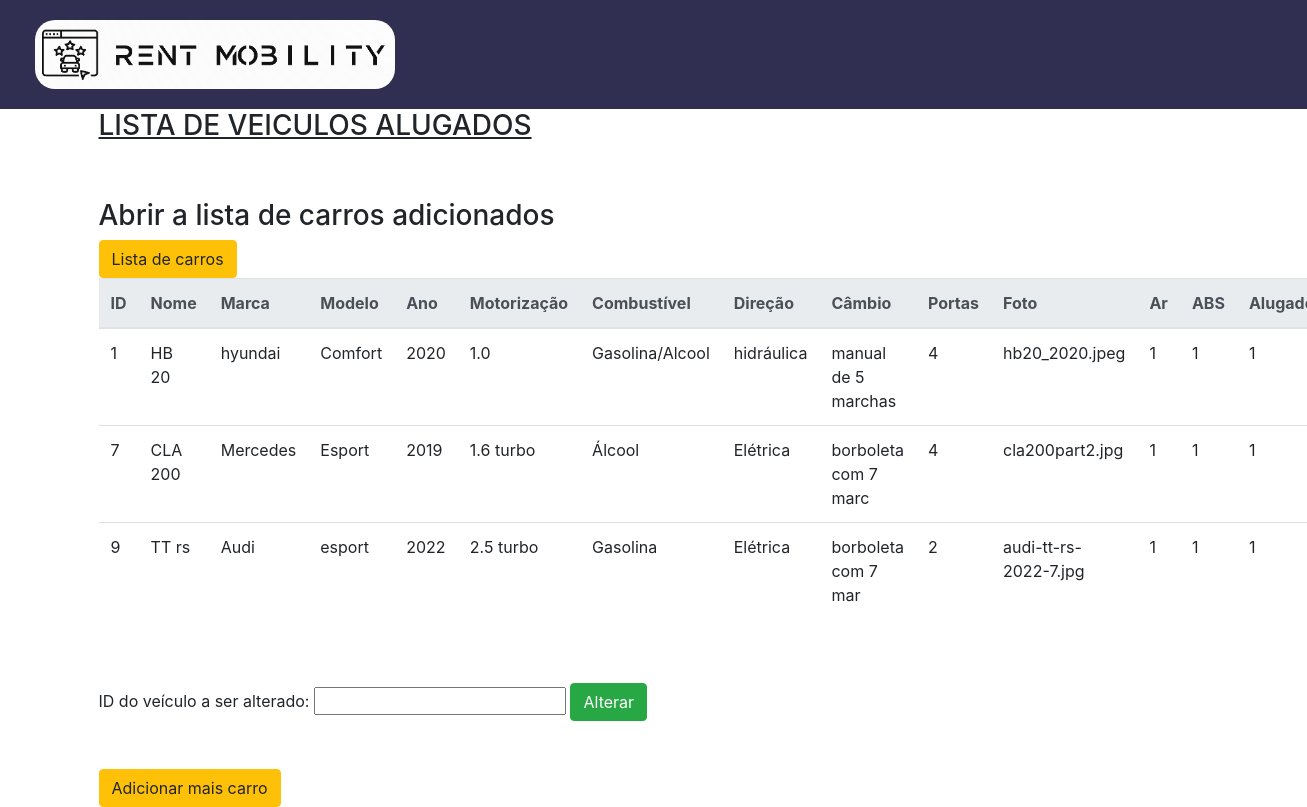
/paginas/adc-veiculos.php (signed in), run on the app's committed database.
### tables this page shows
CREATE TABLE `tb_adicionar_carro` (
  `id` int(11) NOT NULL,
  `nome` varchar(120) NOT NULL,
  `marca` varchar(120) NOT NULL,
  `modelo` varchar(120) NOT NULL,
  `ano` int(11) NOT NULL,
  `motorizacao` varchar(10) NOT NULL,
  `combustivel` varchar(30) NOT NULL,
  `direcao` varchar(50) NOT NULL,
  `cambio` varchar(20) NOT NULL,
  `portas` int(11) NOT NULL,
  `foto` varchar(255) NOT NULL,
  `ar` varchar(50) NOT NULL,
  `abs` varchar(4) NOT NULL,
  `alugado` int(11) NOT NULL,
  `preco` decimal(10,2) NOT NULL
);

### paginas/classes/Veiculos.php (called while the page is built, shortened)
<?php
class Veiculos
{
    public function listarStatusAlugado()
{
    $conexao = Conexaobd::pegarConexao();
    $query = "SELECT id, nome, marca, modelo, ano, motorizacao, combustivel, direcao, cambio, portas, foto, ar, abs, alugado
            FROM tb_adicionar_carro
            WHERE alugado = 1;";
    $resultado = $conexao->query($query);
    $lista = $resultado->fetchAll();
    return $lista;
}
}
?>

### paginas/adc-veiculos.php (the view, shortened to what this page needs)
<?php
require_once 'classes\Veiculos.php';
$categoria = new Veiculos();
$lista = $categoria->listarStatusAlugado();
?>
<!DOCTYPE html>
<html lang="en">
<head>
    <link rel="stylesheet" href="../CSS/style.css">
    <link href="https://stackpath.bootstrapcdn.com/bootstrap/4.5.0/css/bootstrap.min.css" rel="stylesheet">
</head>
<body>
    <header>
		<div class="col-3">
			<a href="index.php"><img src="../img/logoSiteSmall.png" style="border-radius: 20px; width: 360px;"></a>
		</div>
	</header>
    <div class="container">
        <u><h3>LISTA DE VEICULOS ALUGADOS</h3></u>
        <br><br>
        <h3>Abrir a lista de carros adicionados</h3>
        <a href="lista-de-carros.php" class="btn btn-warning">Lista de carros</a>
        <table class="table">
            <thead class="thead-light">
                <tr>
                    <th>ID</th>
                    <th>Nome</th>
                    <th>Marca</th>
                    <th>Modelo</th>
                    <th>Ano</th>
                    <th>Motorização</th>
                    <th>Combustível</th>
                    <th>Direção</th>
                    <th>Câmbio</th>
                    <th>Portas</th>
                    <th>Foto</th>
                    <th>Ar</th>
                    <th>ABS</th>
                    <th>Alugado</th>
                </tr>
            </thead>
            <tbody>
                <?php foreach ($lista as $linha) { ?>
                    <tr>
                        <td><?php echo $linha['id']; ?></td>
                        <td><?php echo $linha['nome']; ?></td>
                        <td><?php echo $linha['marca'];?></td>
                        <td><?php echo $linha['modelo'];?></td>
                        <td><?php echo $linha['ano'];?></td>
                        <td><?php echo $linha['motorizacao'];?></td>
                        <td><?php echo $linha['combustivel'];?></td>
                        <td><?php echo $linha['direcao'];?></td>
                        <td><?php echo $linha['cambio'];?></td>
                        <td><?php echo $linha['portas'];?></td>
                        <td><?php echo $linha['foto'];?></td>
                        <td><?php echo $linha['ar'];?></td>
                        <td><?php echo $linha['abs'];?></td>
                        <td><?php echo $linha['alugado'];?></td>
                    </tr>
                <?php } ?>
            </tbody>
        </table>
        <br>
        <br>
        <form action="alterar-veiculo.php" method="get">
            <label for="id">ID do veículo a ser alterado:</label>
            <input type="number" id="id" name="id" required>
            <input type="submit" value="Alterar" class="btn btn-success">
        </form>
        <br>
        <br>
        <a href="adicionar-carro.php" class="btn btn-warning">Adicionar mais carro</a>
    </div>
</body>
</html>

### CSS/style.css (style rules this page uses)
* { margin: 0; padding: 0; box-sizing: border-box; }
body { font-family: Arial, sans-serif; font-size: 16px; line-height: 1.5; background-color: white; }
header { display: flex; align-items: center; padding: 20px; background-color: #302f52; color: white; }

### data on the page
tb_adicionar_carro: id "1", nome "HB 20", marca "hyundai", modelo "Comfort", ano "2020", motorizacao "1.0", combustivel "Gasolina/Alcool", direcao "hidráulica", cambio "manual de 5 marchas", portas "4", foto "hb20_2020.jpeg", ar "1", abs "1", alugado "1"
tb_adicionar_carro: id "7", nome "CLA 200", marca "Mercedes", modelo "Esport", ano "2019", motorizacao "1.6 turbo", combustivel "Álcool", direcao "Elétrica", cambio "borboleta com 7 marc", portas "4", foto "cla200part2.jpg", ar "1", abs "1", alugado "1"
tb_adicionar_carro: id "9", nome "TT rs", marca "Audi", modelo "esport", ano "2022", motorizacao "2.5 turbo", combustivel "Gasolina", direcao "Elétrica", cambio "borboleta com 7 mar", portas "2", foto "audi-tt-rs-2022-7.jpg", ar "1", abs "1", alugado "1"
